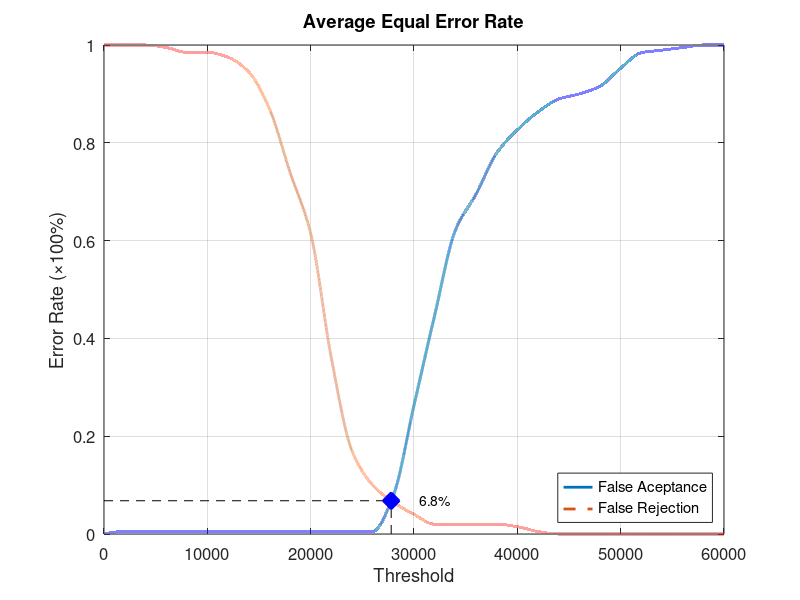
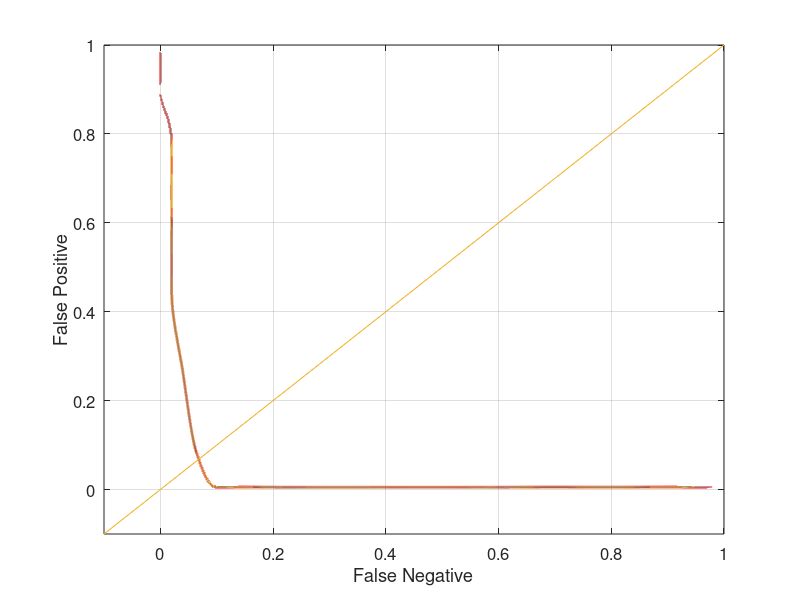

Here is the MATLAB script that generated these plots, in order:
function yEER = Database4_2
close all;
clear;
clc;
x = 0:2000:60000;
xq = 0:0.5:60000;

y0 = [0 0.00526316 0.00526316 0.00526316 0.00526316 0.00526316 0.00526316 0.00526316 0.00526316 0.00526316 0.00526316 0.00526316 0.00526316 0.00526316 0.0789474 0.263158 0.447368 0.621053 0.694737 0.778947 0.826316 0.863158 0.889474 0.9 0.915789 0.952632 0.984211 0.989474 0.994737 1 1];
yy0 = interp1(x, y0, xq, 'pchip');
y1 = [1 1 1 0.995 0.985 0.985 0.975 0.945 0.87 0.74 0.615 0.36 0.17 0.1 0.065 0.04 0.02 0.02 0.02 0.02 0.015 0.005 0 0 0 0 0 0 0 0 0];
yy1 = interp1(x, y1, xq, 'pchip');

% Calculating EER: 
y2 = abs(y0 - y1);
find(y2 == min(y2))
yy2 = abs(yy0 - yy1);
xEER = find(yy2 == min(yy2));
xEERIndex = xq(xEER) % X-axis EER
yEER = yy0(xEER) % Y-axis EER

main = figure
plot(xq, yy0,'-','LineWidth', 2);	hold on
plot(xq, yy1,'--','LineWidth', 2);	hold on
plot([xEERIndex xEERIndex], [0 yEER], 'k--');	hold on
plot([0 xEERIndex], [yEER yEER], 'k--');	hold on
plot(xEERIndex, yEER, 'bx', 'LineWidth', 10);	hold on
text(xEERIndex + 10 * xEERIndex / 100, yEER, [num2str(round((10000 * yEER)) / 100) '%'])
legend('False Aceptance', 'False Rejection', 'Location', 'SouthEast')
xlabel('Threshold')
ylabel('Error Rate (\times100%)')
title('Average Equal Error Rate')
set(gca, 'FontSize', 12)
axis([0 60000 0 1])
grid on

print(main, 'Database4_2Main', '-dpng');
FNRxFPR = figure('Color', [1 1 1]);
plot(yy1, yy0, '-', yy1, yy0, 'LineWidth', 2);
hold on
y = -0.1:0.1:1
plot(y, y); 
set(gca, 'FontSize', 12)
xlabel('False Negative')
ylabel('False Positive')
axis([-0.1 1 -0.1 1])
set(gca, 'FontSize', 12)
grid on

print(FNRxFPR, 'Database4_2FNRxFPR','-dpng');
end
